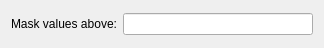
<?xml version="1.0" encoding="UTF-8"?>
<ui version="4.0">
 <class>HighValueMaskWidget</class>
 <widget class="QWidget" name="HighValueMaskWidget">
  <property name="geometry">
   <rect>
    <x>0</x>
    <y>0</y>
    <width>324</width>
    <height>48</height>
   </rect>
  </property>
  <property name="windowTitle">
   <string>Form</string>
  </property>
  <layout class="QGridLayout" name="gridLayout">
   <item row="0" column="0">
    <layout class="QHBoxLayout" name="horizontalLayout">
     <item>
      <widget class="QLabel" name="highvalueLabel">
       <property name="text">
        <string>Mask values above:</string>
       </property>
       <property name="buddy">
        <cstring>highvalueLineEdit</cstring>
       </property>
      </widget>
     </item>
     <item>
      <widget class="QLineEdit" name="highvalueLineEdit"/>
     </item>
    </layout>
   </item>
  </layout>
 </widget>
 <resources/>
 <connections/>
</ui>
